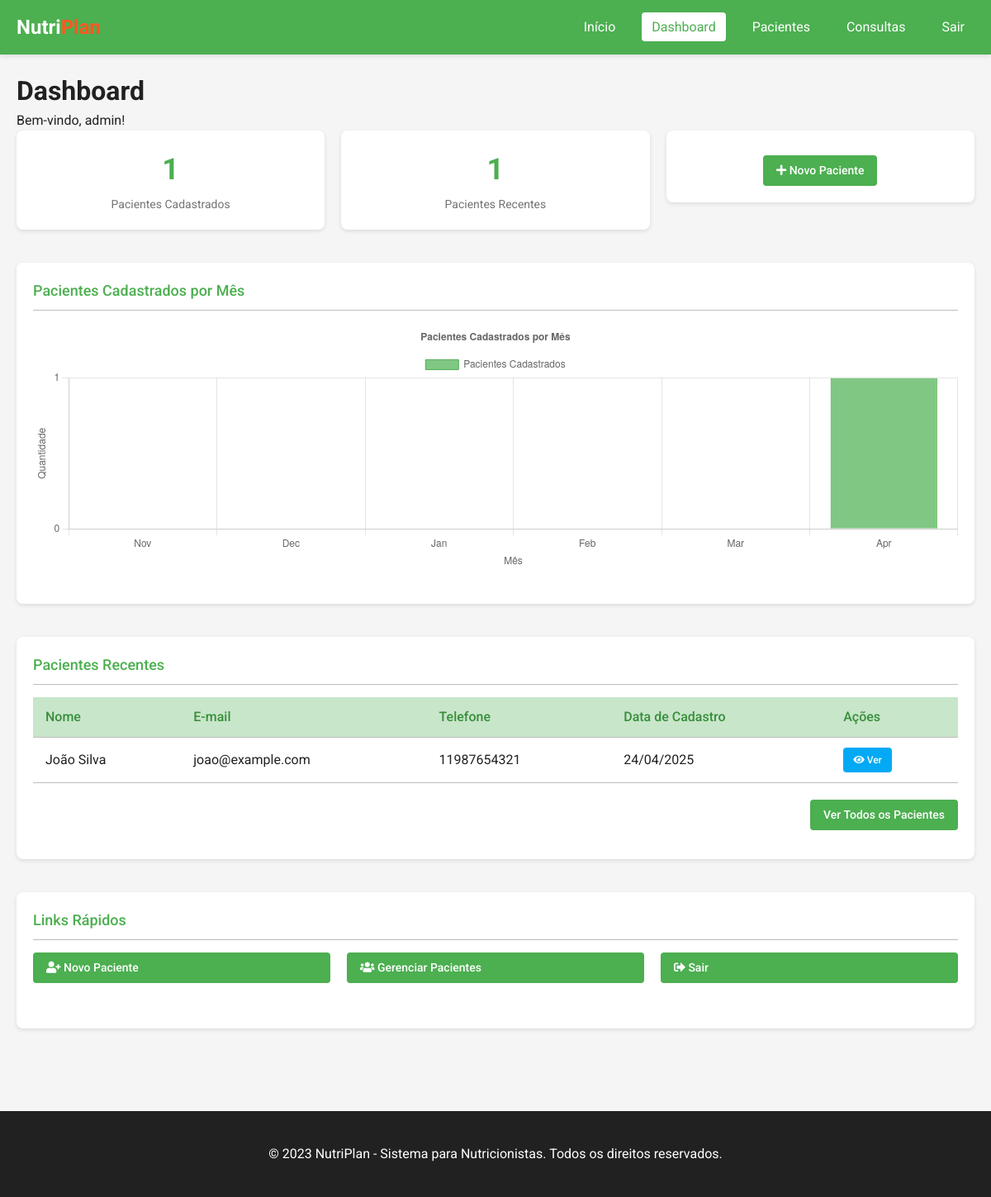
The page /dashboard (signed in) on the database as committed earlier.
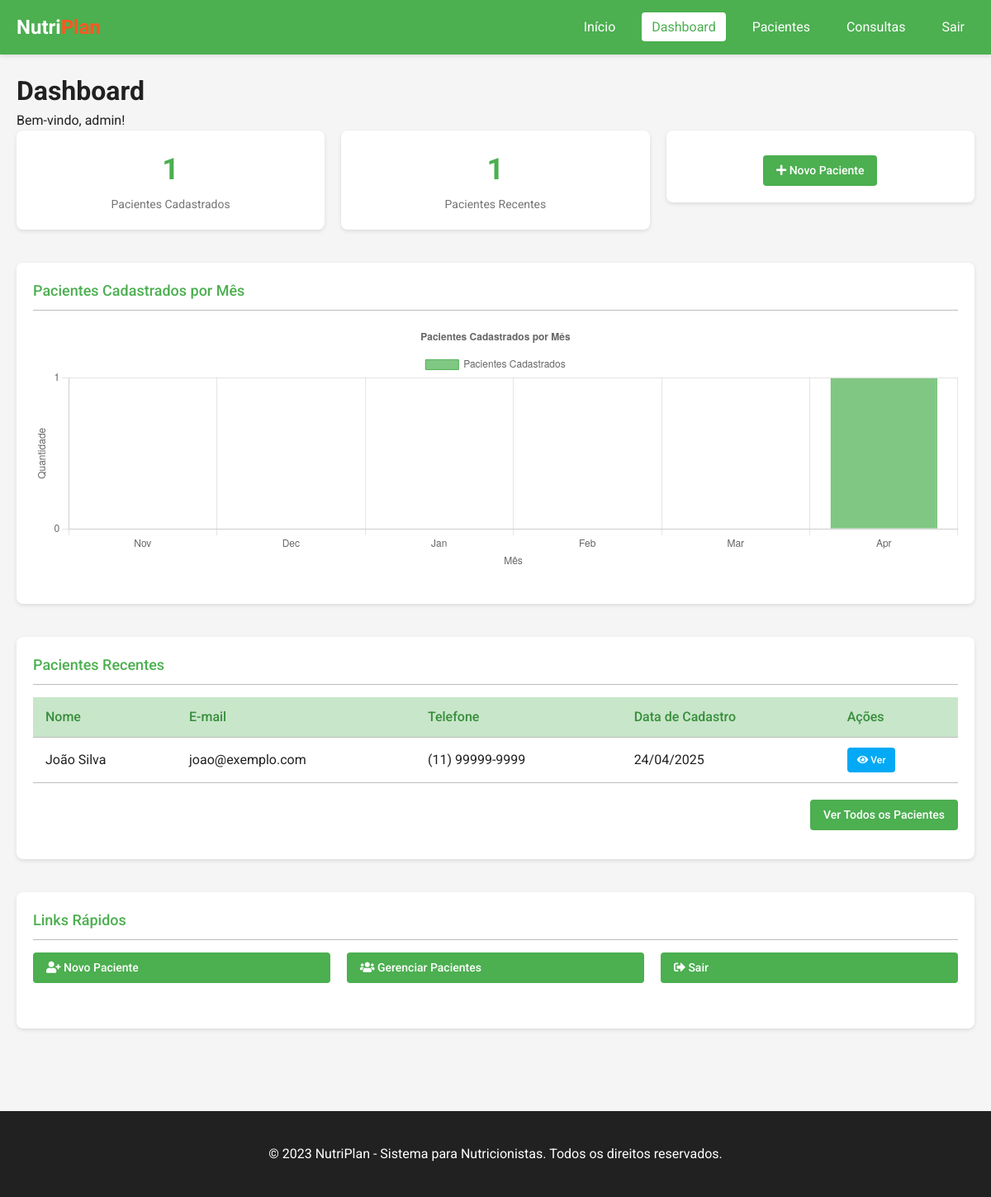
The same page on the database as committed later.
### models.py (models this page shows, shortened)
class Patient(db.Model):
    id = db.Column(db.Integer, primary_key=True)
    name = db.Column(db.String(100), nullable=False)
    email = db.Column(db.String(120), unique=True, nullable=True)
    phone = db.Column(db.String(20), nullable=True)
    birthday = db.Column(db.Date, nullable=True)
    gender = db.Column(db.String(10), nullable=True)
    created_at = db.Column(db.DateTime, default=datetime.utcnow)
    user_id = db.Column(db.Integer, db.ForeignKey('user.id'), nullable=False)
    measurements = db.relationship('Measurement', backref='patient', lazy=True, cascade="all, delete-orphan")
    meal_plans = db.relationship('MealPlan', backref='patient', lazy=True, cascade="all, delete-orphan")
    consultations = db.relationship('Consultation', backref='patient', lazy=True, cascade="all, delete-orphan")

### routes.py (the view)
@main.route('/dashboard')
@login_required
def dashboard():
    user_id = session.get('user_id')
    total_patients = Patient.query.filter_by(user_id=user_id).count()
    recent_patients = Patient.query.filter_by(user_id=user_id).order_by(desc(Patient.created_at)).limit(5).all()
    patients_by_month = []
    today = datetime.now()
    for i in range(5, -1, -1):
        month_date = today - timedelta(days=30*i)
        month_name = month_date.strftime('%b')
        month_start = datetime(month_date.year, month_date.month, 1)
        if month_date.month == 12:
            month_end = datetime(month_date.year + 1, 1, 1) - timedelta(days=1)
        else:
            month_end = datetime(month_date.year, month_date.month + 1, 1) - timedelta(days=1)
        count = Patient.query.filter_by(user_id=user_id).filter(
            Patient.created_at >= month_start,
            Patient.created_at <= month_end
        ).count()
        patients_by_month.append({
            'month': month_name,
            'count': count
        })
    return render_template('dashboard.html',
                          total_patients=total_patients,
                          recent_patients=recent_patients,
                          patients_by_month=json.dumps(patients_by_month))

### utils.py (called while the page is built)
def login_required(f):
    @wraps(f)
    def decorated_function(*args, **kwargs):
        if 'user_id' not in session:
            flash('Por favor, faça login para acessar esta página.', 'warning')
            return redirect(url_for('auth.login'))
        return f(*args, **kwargs)
    return decorated_function

### templates/dashboard.html (shortened to what the changed rows need)
<!DOCTYPE html>
<html lang="pt-br">
<head>
    <link rel="stylesheet" href="https://cdnjs.cloudflare.com/ajax/libs/font-awesome/5.15.4/css/all.min.css">
    <link rel="stylesheet" href="{{ url_for('static', filename='css/style.css') }}">
</head>
<body>
    <div class="container">
        <h1>Dashboard</h1>
        <div class="row">
            <div class="col-12">
                <div class="card">
                    <div class="card-content">
                        {% if recent_patients %}
                        <table class="table">
                            <thead>
                                <tr>
                                    <th>Nome</th>
                                    <th>E-mail</th>
                                    <th>Telefone</th>
                                    <th>Data de Cadastro</th>
                                    <th>Ações</th>
                                </tr>
                            </thead>
                            <tbody>
                                {% for patient in recent_patients %}
                                <tr>
                                    <td>{{ patient.name }}</td>
                                    <td>{{ patient.email or '-' }}</td>
                                    <td>{{ patient.phone or '-' }}</td>
                                    <td>{{ patient.created_at.strftime('%d/%m/%Y') }}</td>
                                    <td>
                                        <a href="{{ url_for('patient.patient_detail', patient_id=patient.id) }}" class="btn btn-sm btn-info">
                                            <i class="fas fa-eye"></i> Ver
                                        </a>
                                    </td>
                                </tr>
                                {% endfor %}
                            </tbody>
                        </table>
                        {% else %}
                        <p class="text-center">Nenhum paciente cadastrado ainda.</p>
                        {% endif %}
                    </div>
                </div>
            </div>
        </div>
    </div>
</body>
</html>

Rows that differ between the two databases and show on the page:
changed Patient "João Silva": email "joao@example.com" → "joao@exemplo.com"; phone "11987654321" → "(11) 99999-9999"
